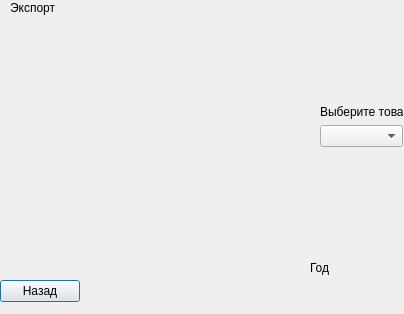
<?xml version="1.0" encoding="UTF-8"?>
<ui version="4.0">
 <class>grafik</class>
 <widget class="QDialog" name="grafik">
  <property name="geometry">
   <rect>
    <x>0</x>
    <y>0</y>
    <width>404</width>
    <height>314</height>
   </rect>
  </property>
  <property name="windowTitle">
   <string>График</string>
  </property>
  <widget class="QCustomPlot" name="widget" native="true">
   <property name="geometry">
    <rect>
     <x>0</x>
     <y>20</y>
     <width>311</width>
     <height>261</height>
    </rect>
   </property>
  </widget>
  <widget class="QLabel" name="label_3">
   <property name="geometry">
    <rect>
     <x>10</x>
     <y>0</y>
     <width>61</width>
     <height>16</height>
    </rect>
   </property>
   <property name="text">
    <string>Экспорт</string>
   </property>
  </widget>
  <widget class="QLabel" name="label_2">
   <property name="geometry">
    <rect>
     <x>310</x>
     <y>260</y>
     <width>41</width>
     <height>16</height>
    </rect>
   </property>
   <property name="text">
    <string>Год</string>
   </property>
  </widget>
  <widget class="QWidget" name="layoutWidget">
   <property name="geometry">
    <rect>
     <x>0</x>
     <y>280</y>
     <width>371</width>
     <height>22</height>
    </rect>
   </property>
   <layout class="QHBoxLayout" name="horizontalLayout">
    <item>
     <widget class="QPushButton" name="pushButton">
      <property name="text">
       <string>Назад</string>
      </property>
     </widget>
    </item>
    <item>
     <spacer name="horizontalSpacer">
      <property name="orientation">
       <enum>Qt::Horizontal</enum>
      </property>
      <property name="sizeHint" stdset="0">
       <size>
        <width>40</width>
        <height>20</height>
       </size>
      </property>
     </spacer>
    </item>
   </layout>
  </widget>
  <widget class="QWidget" name="layoutWidget">
   <property name="geometry">
    <rect>
     <x>320</x>
     <y>10</y>
     <width>83</width>
     <height>231</height>
    </rect>
   </property>
   <layout class="QVBoxLayout" name="verticalLayout">
    <item>
     <spacer name="verticalSpacer_2">
      <property name="orientation">
       <enum>Qt::Vertical</enum>
      </property>
      <property name="sizeHint" stdset="0">
       <size>
        <width>20</width>
        <height>40</height>
       </size>
      </property>
     </spacer>
    </item>
    <item>
     <widget class="QLabel" name="label">
      <property name="text">
       <string>Выберите товар </string>
      </property>
     </widget>
    </item>
    <item>
     <widget class="QComboBox" name="comboBox"/>
    </item>
    <item>
     <spacer name="verticalSpacer">
      <property name="orientation">
       <enum>Qt::Vertical</enum>
      </property>
      <property name="sizeHint" stdset="0">
       <size>
        <width>20</width>
        <height>40</height>
       </size>
      </property>
     </spacer>
    </item>
   </layout>
  </widget>
 </widget>
 <customwidgets>
  <customwidget>
   <class>QCustomPlot</class>
   <extends>QWidget</extends>
   <header>qcustomplot.h</header>
   <container>1</container>
  </customwidget>
 </customwidgets>
 <resources/>
 <connections/>
</ui>
